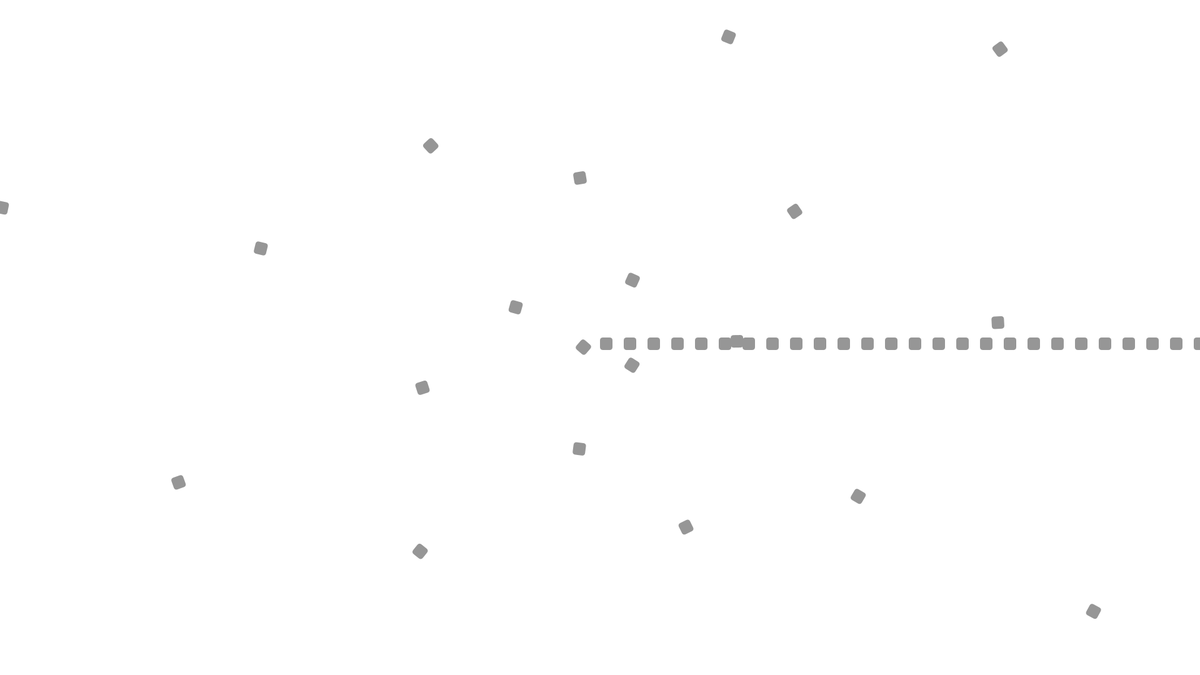
Frame 1 (no input)
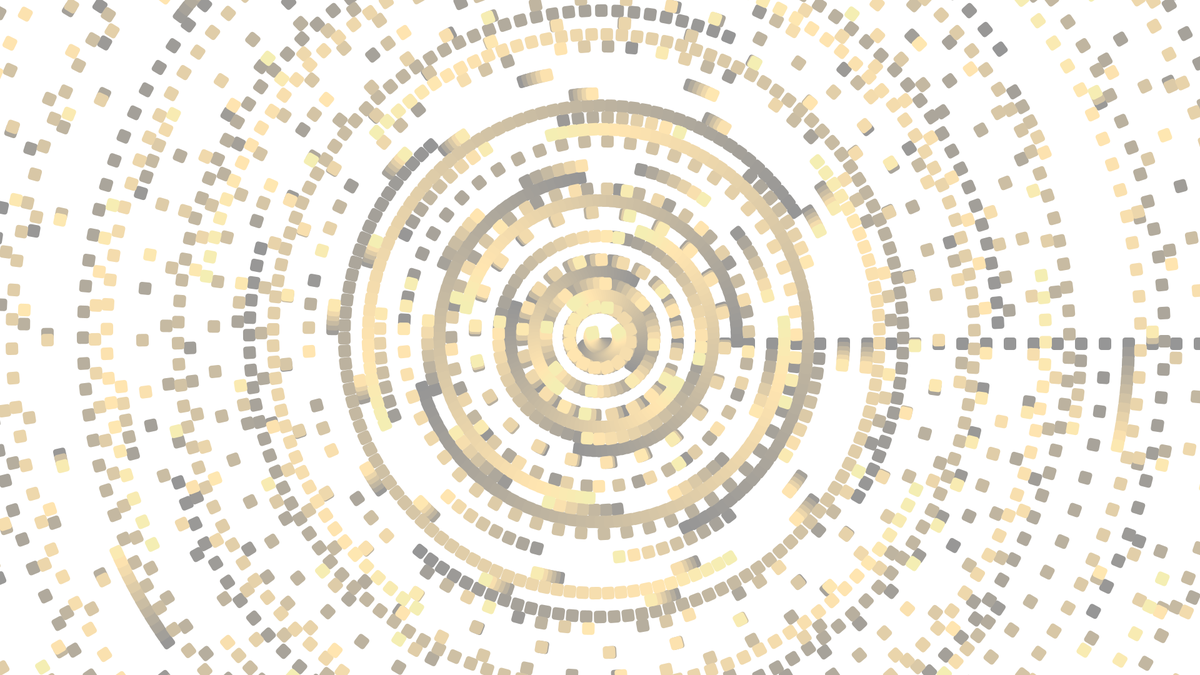
Frame 60 (the mouse pressed at the canvas centre just before this capture)
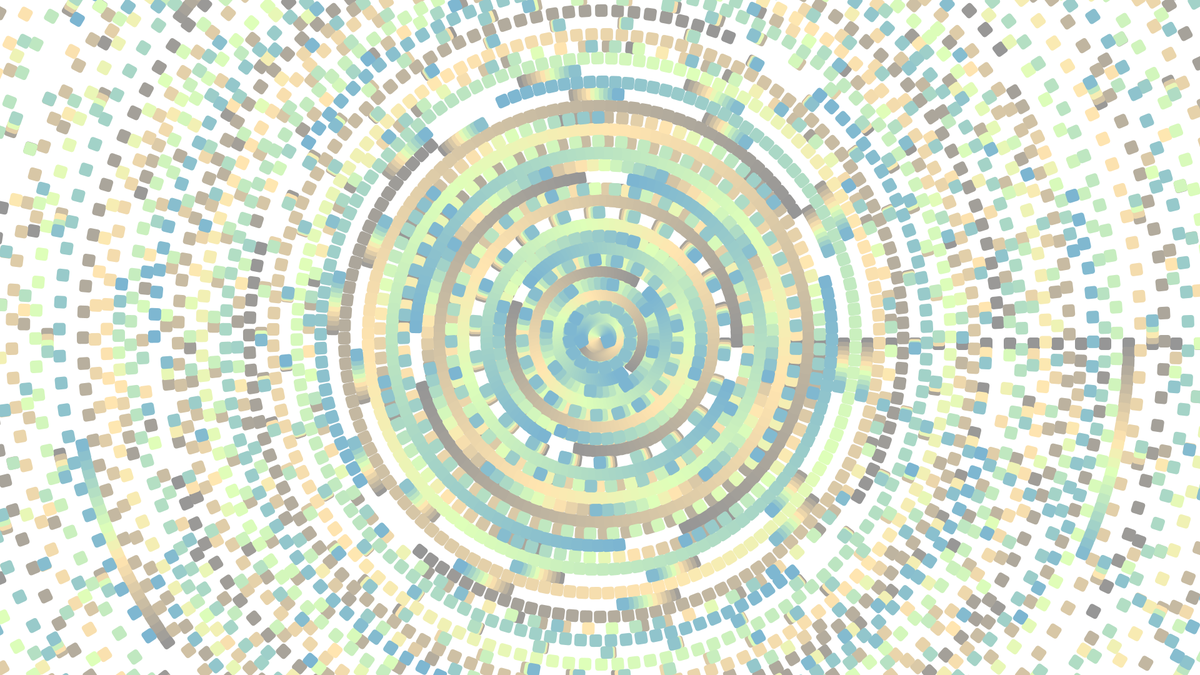
Frame 120 (the mouse held since frame 60 and released just before this capture)

The Processing sketch that drew these frames (run headless with seeded random() and noise(); from frame 60 on, the mouse is pressed at the canvas centre):

// Processing sketch: DigitalPortal
// ── DigitalPortal.pde
float rota;
float dir;

float verm = 150;
float verms = 2;

float azul = 150;
float azuls = 0.5;

float verd = 150;
float verds = 1.5;

void setup(){
  size(1920,1080);
  background(255); 
  dir = 1;
  frameRate(60);
}

void draw(){
  noStroke();
  noCursor();
  translate(width/2, height/2);
  fill(verm, verd, azul);
  
  //for(int i=0;;){}
  pushMatrix();
  rotate(rota);
  rect(0, 0, 20, 20, 5);
  popMatrix();
      
  for(int i=1;i<=60;i++){
    if(i%2==0){
      pushMatrix();
      //rotate(rota+i*2);
      rotate((rota*i*4)*dir);
      translate(i*25-i*6,0);
      rect(0, 0, 20, 20, 5);
      popMatrix();
    }
    else{
      pushMatrix();
      //rotate(-rota-i*2);
      rotate((rota+i*4)*-dir);
      translate(i*25-i*6,0);
      rect(0, 0, 20, 20, 5);
      popMatrix();
    }
  }
 

  rota += 0.05;
  
  verm += verms;
  if(verm >= 255 || verm <= 0) {verms = verms*-1;}
  if(verm <= 0) {verms = random(1,5);}
  
  verd += verds;
  if(verd >= 255 || verd <= 0) {verds = verds*-1;}
  if(verd <= 0) {verds = random(1,5);}
  
  azul += azuls;
  if(azul >= 255 || azul <= 0) {azuls = azuls*-1;}
  if(azul <= 0) {azuls = random(1,5);}
  
}

void mouseClicked(){
  dir = dir*-1;
}
